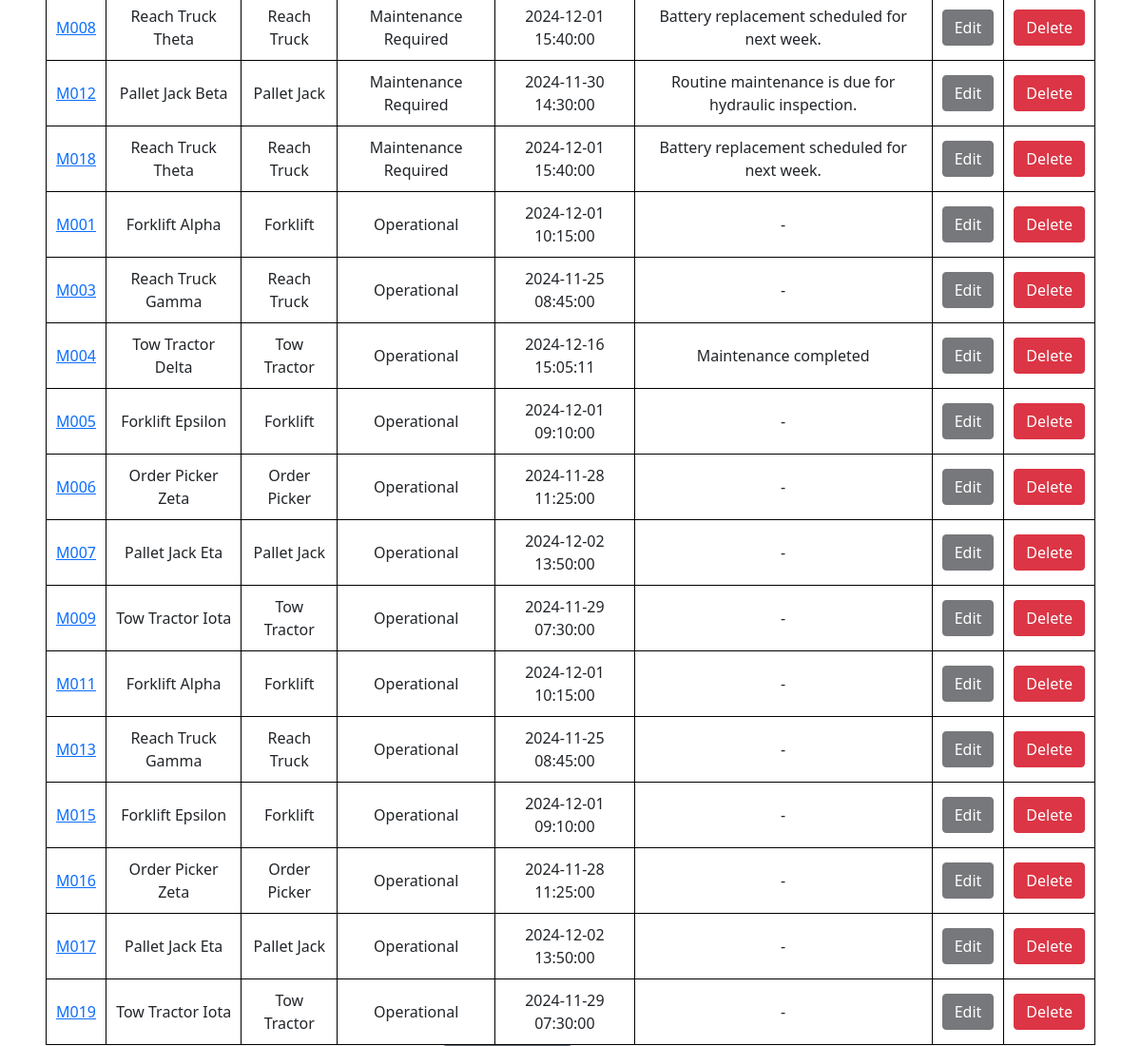
Before: /alerts (signed in, middle part) with the older database file.
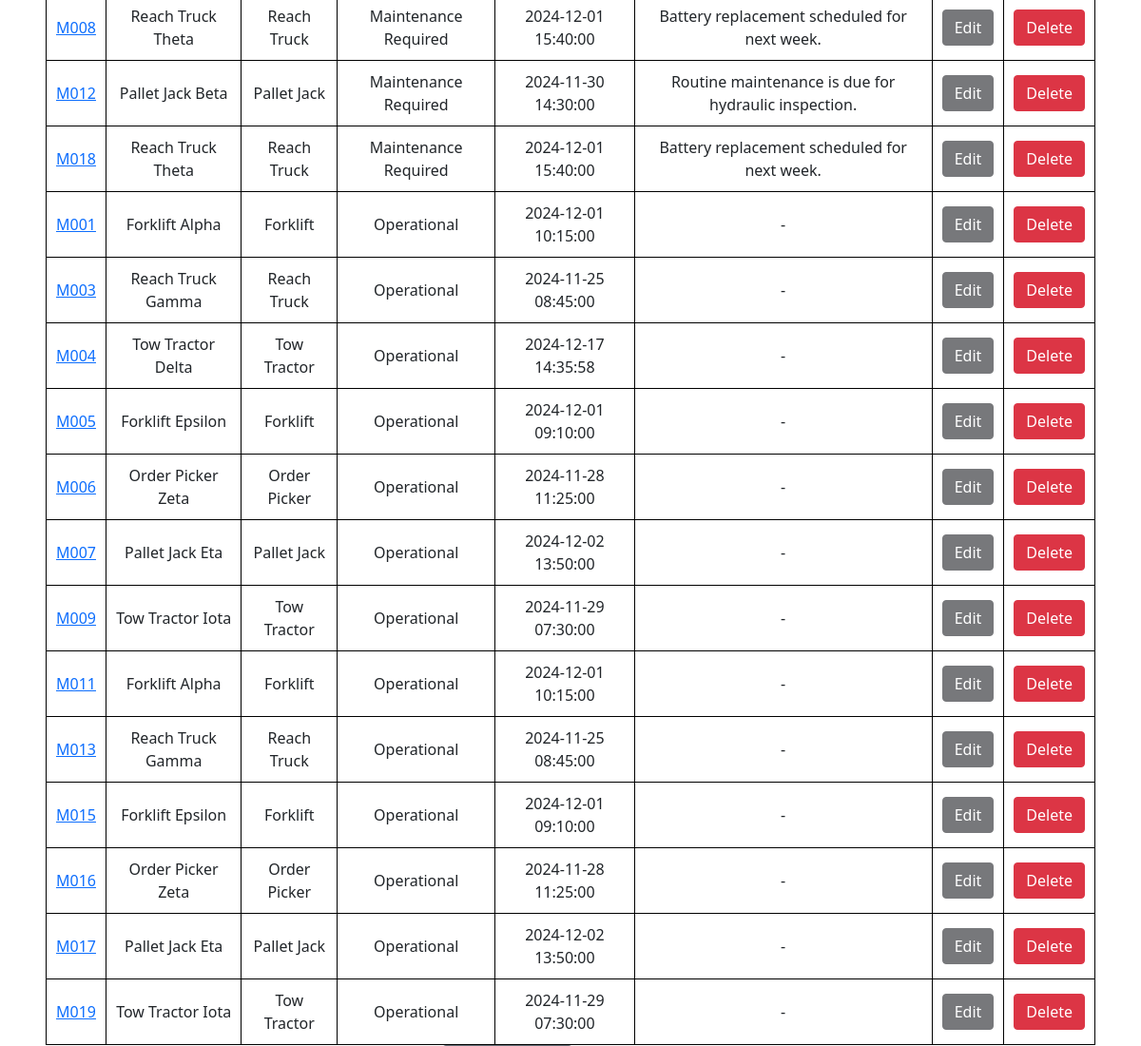
After: the same page with the newer database file.
### tables this page shows
CREATE TABLE machines (
            machine_id TEXT PRIMARY KEY,
            name TEXT,
            type TEXT,
            status TEXT,
            notes TEXT,
            last_update TEXT,
            history TEXT
        );

### app.py (the view)
@app.route('/alerts')
def alerts():
    user_id = session.get('user_id')
    user = User.getUserByID(user_id)
    machines = Machine.getAllMachines()
    return render_template('alerts.html', user=user, user_id=user_id, machines=machines)

### machines.py (called while the page is built)
    @classmethod
    def getAllMachines(cls):
        conn = sqlite3.connect(db_path)
        cursorObj = conn.cursor()
        cursorObj.execute("SELECT machine_id, name, type, status, notes, last_update, history FROM machines ORDER BY CASE status WHEN 'Out of Service' THEN 1 WHEN 'Maintenance Required' THEN 2 WHEN 'Operational' THEN 3 WHEN 'Unknown' THEN 4 ELSE 5 END;")
        allRows = cursorObj.fetchall()
        ListOfDictionaries = []
        for row in allRows:
            m = {"machine_id": row[0], 'name': row[1], "type": row[2], 'status': row[3], 'notes': row[4], 'last_update': row[5], 'history':row[6]}
            ListOfDictionaries.append(m)
        conn.close()
        return ListOfDictionaries

### users.py (called while the page is built)
    @classmethod
    def getUserByID(cls, user_id):
        users = User.getAllUsers()
        for user in users:
            if user['user_id'] == user_id:
                return user

### templates/alerts.html (shortened to what this page needs)
{% extends 'base.html' %}
{% block content%}
<main class="d-inline-flex p-5 align-items-end">
    <div class="container my-5">
        <div class="row ">
            {% if user_id %}
          <table>
            <tbody>
                {% for machine in machines %}
                    <tr><td> <a href="{{url_for('alert', machine_id=machine['machine_id'])}}"> {{machine['machine_id']}} </a></td>
                        <td>{{machine['name']}}</td>
                        <td>{{machine['type']}}</td>
                        <td>{{machine['status']}}</td>
                        <td>{{machine['last_update']}}</td>
                        <td>{% if machine['notes'] %}
                                {{machine['notes']}}
                            {% else %}
                            -
                            {% endif %}</td>
                        <td><a class="btn btn-primary" href="{{url_for('edit_machine', machine_id=machine['machine_id'])}}"> Edit</a></td>
                        <td><a class="btn btn-danger" href="{{url_for('delete_machine', machine_id=machine['machine_id'])}}" onclick="return confirmDelete()"> Delete</a></td>
                    </tr>
                {% endfor %}
            </tbody>
          </table>
          <br>
          <br>
        </div>
    </div>
    </main>
    {% else %}
    <p> You must be logged in to view this page.</p>
            <div class="col-4">
            <a class="btn btn-primary" href="{{url_for('login')}}"> Log In</a>
</main>
{% endif %}
{% endblock %}

Changed rows visible on the page:
changed machines "Tow Tractor Delta": last_update "2024-12-16 15:05:11" → "2024-12-17 14:35:58"; notes "Maintenance completed" → (not shown); now shows "-"
